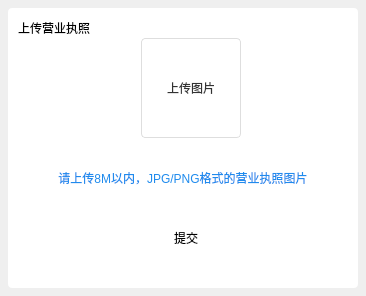
<?xml version="1.0" encoding="UTF-8"?>
<ui version="4.0">
 <class>EntAppealDlg</class>
 <widget class="QDialog" name="EntAppealDlg">
  <property name="geometry">
   <rect>
    <x>0</x>
    <y>0</y>
    <width>366</width>
    <height>296</height>
   </rect>
  </property>
  <property name="sizePolicy">
   <sizepolicy hsizetype="Fixed" vsizetype="Fixed">
    <horstretch>0</horstretch>
    <verstretch>0</verstretch>
   </sizepolicy>
  </property>
  <property name="minimumSize">
   <size>
    <width>366</width>
    <height>296</height>
   </size>
  </property>
  <property name="maximumSize">
   <size>
    <width>3660</width>
    <height>2960</height>
   </size>
  </property>
  <property name="windowTitle">
   <string>MessageTipDlg</string>
  </property>
  <layout class="QVBoxLayout" name="verticalLayout">
   <property name="spacing">
    <number>0</number>
   </property>
   <property name="leftMargin">
    <number>8</number>
   </property>
   <property name="topMargin">
    <number>8</number>
   </property>
   <property name="rightMargin">
    <number>8</number>
   </property>
   <property name="bottomMargin">
    <number>8</number>
   </property>
   <item>
    <widget class="QWidget" name="FilletWidget" native="true">
     <property name="sizePolicy">
      <sizepolicy hsizetype="Fixed" vsizetype="Fixed">
       <horstretch>0</horstretch>
       <verstretch>0</verstretch>
      </sizepolicy>
     </property>
     <property name="minimumSize">
      <size>
       <width>350</width>
       <height>280</height>
      </size>
     </property>
     <property name="maximumSize">
      <size>
       <width>3500</width>
       <height>2800</height>
      </size>
     </property>
     <property name="styleSheet">
      <string notr="true">border-radius:4px;
background-color: rgb(255, 255, 255);</string>
     </property>
     <widget class="QLabel" name="labelTilte">
      <property name="geometry">
       <rect>
        <x>5</x>
        <y>160</y>
        <width>340</width>
        <height>20</height>
       </rect>
      </property>
      <property name="sizePolicy">
       <sizepolicy hsizetype="Fixed" vsizetype="Fixed">
        <horstretch>0</horstretch>
        <verstretch>0</verstretch>
       </sizepolicy>
      </property>
      <property name="minimumSize">
       <size>
        <width>340</width>
        <height>20</height>
       </size>
      </property>
      <property name="maximumSize">
       <size>
        <width>340</width>
        <height>20</height>
       </size>
      </property>
      <property name="styleSheet">
       <string notr="true">font: 75 12px &quot;微软雅黑&quot;;
color:#1F8BED;</string>
      </property>
      <property name="text">
       <string>请上传8M以内，JPG/PNG格式的营业执照图片</string>
      </property>
      <property name="alignment">
       <set>Qt::AlignCenter</set>
      </property>
     </widget>
     <widget class="QWidget" name="BtnWidget1" native="true">
      <property name="geometry">
       <rect>
        <x>8</x>
        <y>190</y>
        <width>330</width>
        <height>80</height>
       </rect>
      </property>
      <property name="sizePolicy">
       <sizepolicy hsizetype="Fixed" vsizetype="Fixed">
        <horstretch>0</horstretch>
        <verstretch>0</verstretch>
       </sizepolicy>
      </property>
      <property name="minimumSize">
       <size>
        <width>330</width>
        <height>80</height>
       </size>
      </property>
      <property name="maximumSize">
       <size>
        <width>330</width>
        <height>80</height>
       </size>
      </property>
      <widget class="QPushButton" name="buttonOK">
       <property name="geometry">
        <rect>
         <x>110</x>
         <y>20</y>
         <width>120</width>
         <height>40</height>
        </rect>
       </property>
       <property name="sizePolicy">
        <sizepolicy hsizetype="Fixed" vsizetype="Fixed">
         <horstretch>0</horstretch>
         <verstretch>0</verstretch>
        </sizepolicy>
       </property>
       <property name="minimumSize">
        <size>
         <width>72</width>
         <height>32</height>
        </size>
       </property>
       <property name="maximumSize">
        <size>
         <width>200</width>
         <height>100</height>
        </size>
       </property>
       <property name="styleSheet">
        <string notr="true">QPushButton{background-color:qlineargradient(spread:pad, x1:0, y1:0, x2:1, y2:0, stop:0 rgba(2, 164, 253, 1), stop:1 rgba(31, 139, 237, 1));border-radius:4px;font: 14px &quot;微软雅黑&quot;;color:rgba(255, 255, 255, 1);}
			QPushButton:hover,pressed{ background-color: qlineargradient(spread:pad, x1:0, y1:0, x2:0, y2:1, stop:0 rgba(40, 178, 253, 1),stop:1 rgba(64, 156, 240, 1));
		  border-radius:4px;font: 14px &quot;微软雅黑&quot;;color:rgba(255, 255, 255, 1);}
QPushButton:disabled{ background-color:rgba(200,200,200,1);border-radius:4px;};</string>
       </property>
       <property name="text">
        <string>提交</string>
       </property>
      </widget>
     </widget>
     <widget class="QPushButton" name="clostPushButton">
      <property name="geometry">
       <rect>
        <x>310</x>
        <y>10</y>
        <width>32</width>
        <height>28</height>
       </rect>
      </property>
      <property name="styleSheet">
       <string notr="true">QPushButton{
border-image: url(:/ZcloudCommon/image/browser_close_nor.png);}
QPushButton:hover,pressed{
border-image: url(:/ZcloudCommon/image/browser_close_hov.png);
}</string>
      </property>
      <property name="text">
       <string/>
      </property>
     </widget>
     <widget class="QLabel" name="label">
      <property name="geometry">
       <rect>
        <x>10</x>
        <y>10</y>
        <width>120</width>
        <height>20</height>
       </rect>
      </property>
      <property name="text">
       <string>上传营业执照</string>
      </property>
     </widget>
     <widget class="QLabel" name="labelLicense">
      <property name="geometry">
       <rect>
        <x>5</x>
        <y>30</y>
        <width>340</width>
        <height>150</height>
       </rect>
      </property>
      <property name="text">
       <string/>
      </property>
     </widget>
     <widget class="QPushButton" name="labelUpload">
      <property name="geometry">
       <rect>
        <x>133</x>
        <y>30</y>
        <width>100</width>
        <height>100</height>
       </rect>
      </property>
      <property name="styleSheet">
       <string notr="true">border-radius:4px;color:rgba(51,51,51,1);border:1px solid rgb(222,222,222);font:18px 'Microsoft Yahei';</string>
      </property>
      <property name="text">
       <string>上传图片</string>
      </property>
     </widget>
     <zorder>labelLicense</zorder>
     <zorder>labelTilte</zorder>
     <zorder>BtnWidget1</zorder>
     <zorder>clostPushButton</zorder>
     <zorder>label</zorder>
     <zorder>labelUpload</zorder>
    </widget>
   </item>
  </layout>
 </widget>
 <layoutdefault spacing="6" margin="11"/>
 <resources>
  <include location="EntCenterWidget.qrc"/>
 </resources>
 <connections>
  <connection>
   <sender>clostPushButton</sender>
   <signal>clicked()</signal>
   <receiver>EntAppealDlg</receiver>
   <slot>reject()</slot>
   <hints>
    <hint type="sourcelabel">
     <x>279</x>
     <y>39</y>
    </hint>
    <hint type="destinationlabel">
     <x>365</x>
     <y>6</y>
    </hint>
   </hints>
  </connection>
 </connections>
</ui>
